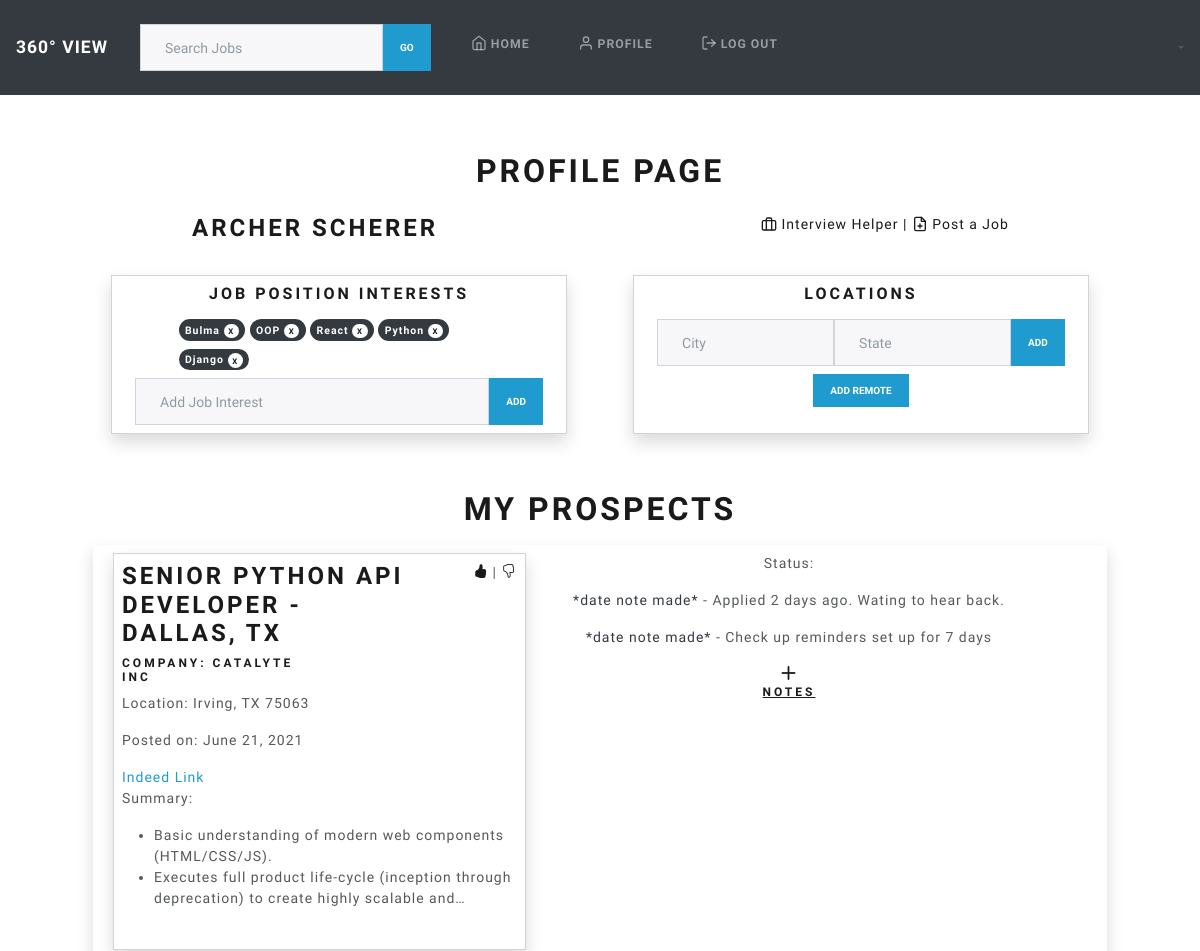
The app's page /job/profile/3 (signed in, upper part), older data.
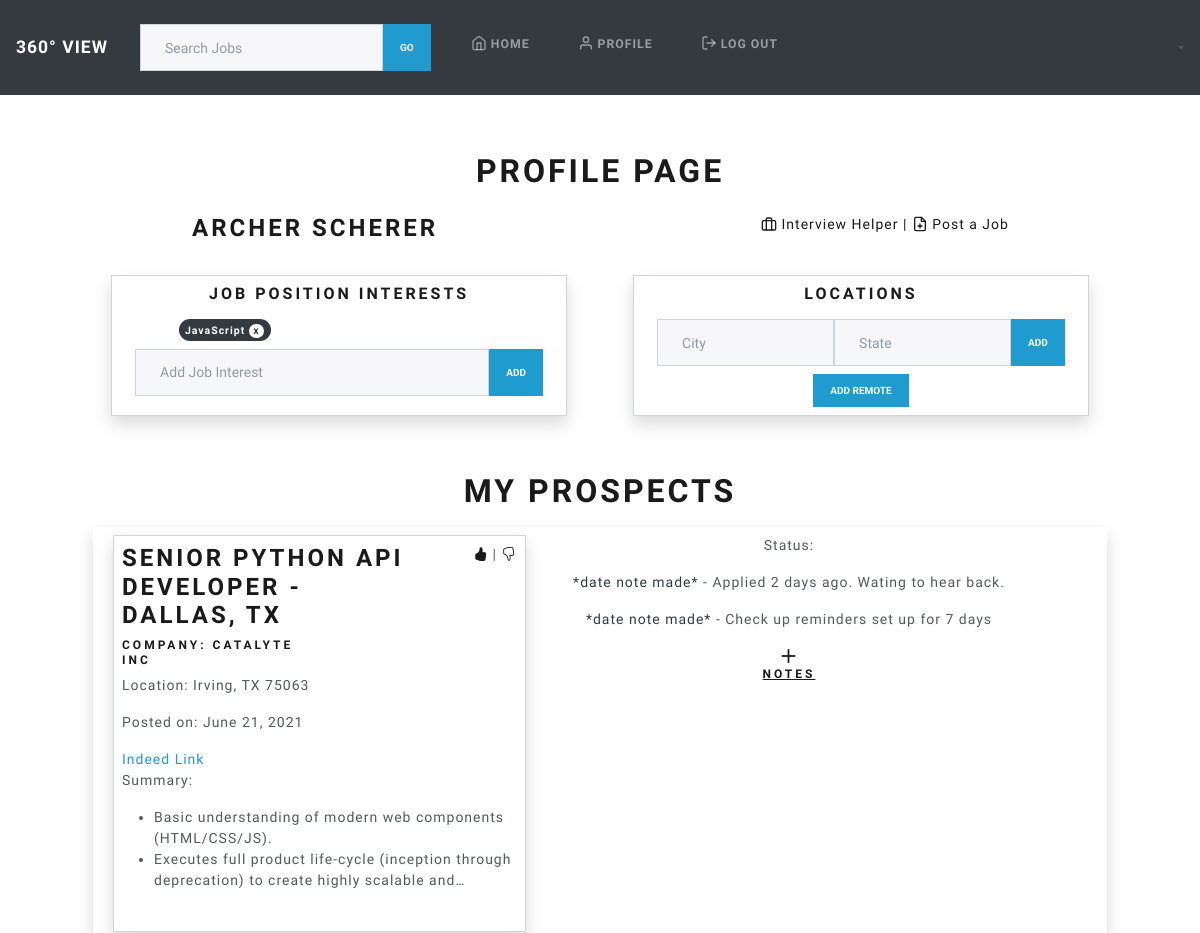
The same page, newer data.
### jobSearch_app/models.py (models this page shows, shortened)
class Position(models.Model):
    title = models.CharField(max_length=45, null=True)
    created_at = models.DateField(auto_now=True)
    updated_at = models.DateField(auto_now_add=True)
    pos_saves = models.ManyToManyField(User, related_name="user_pos_saves")

class Job(models.Model):
    job_title = models.ForeignKey(Position, on_delete=models.CASCADE)
    company = models.CharField(max_length=45)
    location = models.CharField(max_length=45)
    post_date = models.DateField(null=True)
    salary_min = models.IntegerField(blank=True, default=None, null=True)
    salary_max = models.IntegerField(blank=True, default=None, null=True)
    job_url = models.CharField(max_length=255)
    summary = models.CharField(max_length=255, null=True)
    job_desc = models.TextField()
    qualifications = models.ManyToManyField(Qualification, related_name="qual_jobs")
    likes = models.ManyToManyField(User, related_name="job_likes")
    dislikes = models.ManyToManyField(User, related_name="job_dislikes")
    created_at = models.DateField(auto_now=True)
    updated_at = models.DateField(auto_now_add=True)

### jobSearch_app/views.py (the view)
# urls.py: path('profile/<int:user_id>', views.profile),
def profile(request, user_id):
    if 'userid' in request.session:
        logged_user = User.objects.get(id=user_id)
        remote_filter= logged_user.user_loc_saves.filter(city="remote")
        job_likes = logged_user.job_likes.all()
        for j in job_likes:
            if j.summary:
                if j.summary[-1] == ';':
                    j.summary = j.summary.split(";")
                    j.summary.pop()
                if j.summary[0] == '[':
                    j.summary = ast.literal_eval(j.summary)
        context = {
            "user": logged_user,
            'remote_filter': remote_filter,
            'job_likes': job_likes,
        }
        return render(request, 'profile.html', context)
    else:
        return redirect('/')

### jobSearch_app/templates/profile.html (shortened to what the changed rows need)
<!DOCTYPE html>
<html lang="en">
<head>
    <link rel="stylesheet" href="https://cdn.jsdelivr.net/npm/bootstrap@5.0.1/dist/css/bootstrap.min.css"
>
    <link rel="stylesheet" href="https://cdn.jsdelivr.net/npm/bootswatch@4.5.2/dist/lux/bootstrap.min.css"
>
    <link rel="stylesheet" href="https://cdn.jsdelivr.net/npm/bootstrap-icons@1.3.0/font/bootstrap-icons.css">
    <link rel="stylesheet" href="//code.jquery.com/ui/1.12.1/themes/base/jquery-ui.css">
    {% load static %}
    <link rel="stylesheet" href="{% static 'css/styles.css' %}">
</head>
    {% include "top-nav.html" %}
<body class="text-center d-flex flex-column min-vh-100" style="padding-top: 3.5rem;">
    <div class="container">
        <main role="main" class="inner cover">
            <div class="row justify-content-lg-between mt-5">
                <div class="col-12 mb-3">
                    <h1>PROFILE PAGE</h1>
                </div>
            </div>
            <div class="row d-flex justify-content-evenly m-2 mt-3">
                <div class="col-md-5 m-2 p-2 text-left border border-secondary shadow ">
                    <div class="row justify-content-center">
                        <div class="col-sm-9">
                            {%for pos in user.user_pos_saves.all%}
                            <span class="badge badge-pill badge-dark mb-2">{{pos.title}} <a href="/job/job_interest/{{pos.id}}/delete/{{user.id}}"
                                    class="badge badge-pill badge-light">X</a></span>
                            {%endfor%}
                        </div>
                    </div>
                </div>
            </div>
            <div class="row justify-content-center m-5">
                <h1>My Prospects</h1>
                {% for job in job_likes %}
                <div class="row m-2 shadow">
                    {% include 'job-tile.html' %}
                    <div class="col-md-6 m-2">
                        <p>Status:</p>
                        <p> <span class="text-dark">*date note made*</span> - Applied 2 days ago. Wating to hear back.</p>
                        <p> <span class="text-dark">*date note made*</span> - Check up reminders set up for 7 days</p>
                        <a href="#"><i class="bi bi-plus-lg"></i><h6 class="text-decoration-underline" >Notes </h6></a>
                    </div>
                </div>
                {% endfor %}
            </div>
        </main>
    </div>
</body>
</html>

### jobSearch_app/templates/job-tile.html (shortened to what this page needs)
<div class="col-md-5 m-2 p-2 text-left border border-secondary shadow ">
    <div class="row">
        <div class="col-sm-9">
            <h3><a href="/job/{{job.id}}">{{job.job_title.title}}</a></h3>
        </div>
        <div class="col-sm-3 text-right">
            {% if job in user.job_likes.all %}
            <a class="likebutton  pr-1" name="Reset" style="cursor: pointer;" id="like{{job.id}}"  data-catid="{{job.id}}"><i class="bi bi-hand-thumbs-up-fill"></i></a><span>|</span>
            {% else %}
            <a class="likebutton  pr-1" name="Like" style="cursor: pointer;" id="like{{job.id}}"  data-catid="{{job.id}}"><i class="bi bi-hand-thumbs-up"></i></a><span>|</span>
            {% endif %}
            <a class="dislikebutton" name="Dislike" style="cursor: pointer;" id="dislike{{job.id}}" data-catid="{{job.id}}"><i class="bi bi-hand-thumbs-down"></i></a>
        </div>
    </div>
    <div class="row">
        <div class="col">
            <h6>Company: {{job.company}}</h6>
        </div>
        <div class="col">
        </div>
    </div>
    <p>Location: {{job.location}}</p>
    <p>Posted on: {{ job.post_date }}</p>
    <a class="text-info mb-4" href="{{job.job_url}}" target="_blank">Indeed Link</a>
    <p>Summary:</p>
    <ul>
        {% for line in job.summary %}
        <li>{{ line }}</li>
        {% endfor %}
    </ul>
    <div class="row">
    </div>
</div>

Row changes from the older to the newer data that the page shows:
removed Position: title "Bulma"
removed Position: title "OOP"
removed Position: title "React"
removed Position: title "Python"
removed Position: title "Django"
added Position: title "JavaScript"
